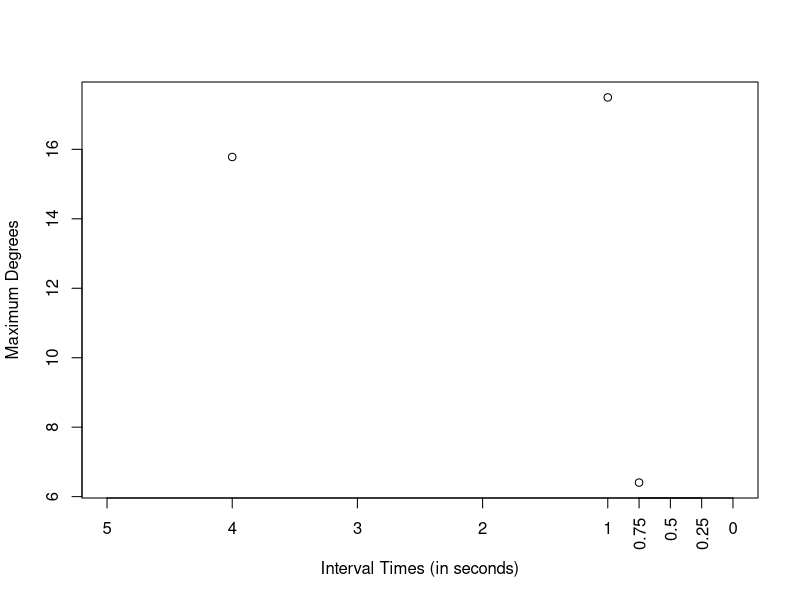

Write the R code that produced this figure.
# Set the working directory
setwd("/Users/mac/Desktop/Programming/COMP9596//DroneData")
require(splines) #thx @Chase for the notice

rad2deg <- function(rad) {(rad * 180) / (pi)}

# Read the data
data1 <- read.csv(file="freq1.csv", header=TRUE, sep=",")
data2 <- read.csv(file="freq2.csv", header=TRUE, sep=",")
data3 <- read.csv(file="freq5.csv", header=TRUE, sep=",")
data4 <- read.csv(file="freq6.csv", header=TRUE, sep=",")

data <- rbind(data1, data2, data3, data4)

# Convert date column to Date object
data$Date <- as.POSIXct(data$Date)

# Extract the data from column name to plot
data.toPlot <- data[data$Battery > 5,]

# Calculate the difference of each time point to the first (in seconds)
data.toPlot$TimeDiff <- data.toPlot$Date - data.toPlot$Date[1]

# Since TimeDiff is a time/date object, convert it to a numeric and store this as an extra column in data frame
data.toPlot$TimeDiffValue <- as.numeric(data.toPlot$TimeDiff)

# Multiple current and voltage to get Power
data.toPlot$Power <- as.double(-(data.toPlot$Current/1000) * data.toPlot$Voltage/1000)

#Get Mangnitude of Velocity
data.toPlot$Velocity <- sqrt(data.toPlot$VelocityX^2 + data.toPlot$VelocityY^2 + data.toPlot$VelocityZ^2)
data.toPlot$Mean <- mean(data.toPlot$Power)
data.toPlot$TanDirection = rad2deg(atan(abs(data.toPlot$VelocityY)/abs(data.toPlot$VelocityX)))

tt = data.toPlot[data.toPlot$Method == '5.1',]$TanDirection
t = data.toPlot[data.toPlot$Method == '4',]$TanDirection
t0 = data.toPlot[data.toPlot$Method == '3',]$TanDirection
t1 = data.toPlot[data.toPlot$Method == '2',]$TanDirection
t2 = data.toPlot[data.toPlot$Method == '1',]$TanDirection
t3 = data.toPlot[data.toPlot$Method == '0.75',]$TanDirection
t4 = data.toPlot[data.toPlot$Method == '0.5',]$TanDirection
t5 = data.toPlot[data.toPlot$Method == '0.25',]$TanDirection
t6 = data.toPlot[data.toPlot$Method == '0.1',]$TanDirection

rr = max(tt) - min(tt)
r = max(t) - min(t)
r0 = max(t0) - min(t0)
r1 = max(t1) - min(t1)
r2 = max(t2) - min(t2)
r3 = max(t3) - min(t3)
r4 = max(t4) - min(t4)
r5 = max(t5) - min(t5)
r6 = max(t6) - min(t6)

#dY <- diff(data.toPlot$Velocity)/diff(data.toPlot$TimeDiffValue)  # the derivative of your function
#dX <- rowMeans(embed(data.toPlot$TimeDiffValue,2)) # centers the X values for plotting

ppi <- 200
png(file=paste("FreqFinal", ".png", sep=""), height=7*ppi, width=9*ppi, res=ppi)

#write.csv(data.toPlotFinal, file="FirstRev.csv")
y2 = c(rr, r, r0,r1, r2, r3, r4, r5, r6)
x2 = c('5', '4', '3','2','1', '0.75', '0.5', '0.25', '0.1')

plot(y=y2, x=x2, xlim=c(5,0), type="p",col="black", lwd="1", ylab="Maximum Degrees", xlab="Interval Times (in seconds)")
axis(1, at = seq(.25, .75, .25), labels = seq(.25, .75, .25), las=2)
abline(a=20, b=0, lty =3)

#plot(y=data.toPlot$TanDirection, x=data.toPlot$TimeDiffValue, xlim=c(3,0), type="p",col="black", lwd="1", ylab="Power (in Watts)", xlab="Time in Seconds")
#points(x=data.toPlot$TimeDiffValue[68], y=data.toPlot$Power[68], pch=1)
#points(x=data.toPlot$TimeDiffValue[98], y=data.toPlot$Power[98], pch=2)
#points(x=data.toPlot$TimeDiffValue[128], y=data.toPlot$Power[128], pch=3)
#points(x=data.toPlot$TimeDiffValue[158], y=data.toPlot$Power[158], pch=4)
#points(x=data.toPlot$TimeDiffValue[188], y=data.toPlot$Power[188], pch=5) 

#legend("topleft", legend=c("16 Degrees", "17 Degrees", "18 Degrees", "19 Degrees", "20 Degrees"), bty="n", pch=1:5, lty=1, lwd=1)

dev.off()
